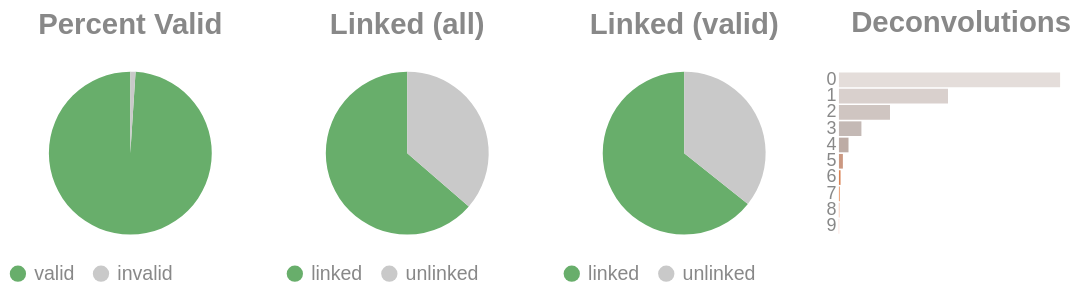

The notebook cell saved with this chart:
### Code cell
if SKIPLR:
    pass
else:
    clash = Counter()
    for i in valids['molecule'].to_list():
        _mol = i.split("-")
        if len(_mol) == 1:
            clash.update('0')
        else:
            clash.update(_mol[-1])

    _d = {"deconvolutions": [], 'count': []}
    for k,v in clash.items():
        _d['deconvolutions'].append(k)
        _d['count'].append(v)

    tot_valid = valids['reads'].sum()
    mask = valids['reads'] >= 2
    n_linked_reads = valids.filter(mask)['reads'].sum()
    if n_linked_reads == 0:
        print_html("No linked molecules (>=2 reads) were detected; skipping linked-only distributions.")
        SKIPLR = True
    else:
        perc_valid = round(tot_valid / n_reads, 4)
        linked_perc_abs = round(n_linked_reads / n_reads, 4)
        linked_perc = round(n_linked_reads / tot_valid, 4)

    _valid = pl.DataFrame({"valids": ['valid', 'invalid'], "count": [tot_valid, n_reads - tot_valid]})
    _linked_abs = pl.DataFrame({"linked (absolute)": ['linked', 'unlinked'], "count": [n_linked_reads, n_reads - n_linked_reads]})
    _linked_rel = pl.DataFrame({"linked (valids)": ['linked', 'unlinked'], "count": [n_linked_reads, tot_valid - n_linked_reads]})

    (
        alt.hconcat(
            piechart(_valid, goodval = 'valid', title = "Percent Valid"),
            piechart(_linked_abs, goodval = "linked", title =  "Linked (all)"),
            piechart(_linked_rel, goodval = "linked", title =  "Linked (valid)"),
            convolutionbar(pl.DataFrame(_d), title = "Deconvolutions"),
            center = True,
            bounds = 'flush'
        )
        .resolve_scale(color='independent')
        .resolve_legend('independent')
        .properties(usermeta={'embedOptions': {"actions": False}})
    ).display()

### Figure 1 — Vega-Lite specification as saved in the notebook (floating-point values rounded to 4 significant figures)
{"width": "container", "height": 400, "config": {"title": {"anchor": "start", "dy": -15, "fontSize": 18, "color": "#888888", "subtitleColor": "#888888", "subtitleFontSize": 14}, "arc": {"fill": "#0072B2"}, "axis": {"domainColor": "#888888", "domainWidth": 0.5, "gridWidth": 0.2, "grid": false, "titleFontWeight": 400, "titleFontSize": 15, "labelFontSize": 11, "labelColor": "#888888", "tickColor": "#888888", "tickWidth": 0.2, "titleColor": "#888888"}, "axisBand": {"grid": false}, "axisX": {"grid": true, "tickSize": 10, "domainCap": "round"}, "axisY": {"domain": false, "grid": true, "tickSize": 0, "domainCap": "round"}, "background": "transparent", "header": {"labelFontSize": 15, "labelColor": "#888888", "titleFontSize": 15, "titleFontWeight": 600, "titleColor": "#888888"}, "legend": {"labelFont": "sans-serif", "labelFontSize": 12, "labelColor": "#888888", "symbolSize": 100, "symbolType": "circle", "titleFontSize": 12, "titlePadding": 10, "titleColor": "#888888", "title": null}, "range": {"category": ["#E69F00", "#56B4E9", "#009E73", "#F0E442", "#0072B2", "#D55E00", "#CC79A7", "#000000"], "diverging": ["#cfe8f3", "#a2d4ec", "#73bfe2", "#46abdb", "#1696d2", "#12719e"]}, "area": {"fill": "#0072B2", "fillOpacity": 0.7, "line": true, "strokeOpacity": 0.7}, "line": {"color": "#0072B2", "stroke": "#0072B2", "strokeWidth": 2}, "trail": {"color": "#0072B2", "stroke": "#0072B2", "strokeWidth": 0, "size": 1}, "point": {"filled": true, "fillOpacity": 1.0, "size": 95}, "text": {"color": "#888888", "fontSize": 11, "align": "right", "fontWeight": 400, "size": 11}, "bar": {"fill": "#0072B2", "stroke": null}, "view": {"stroke": null, "continuousWidth": 660, "continuousHeight": 400}}, "hconcat": [{"data": {"name": "data-368e307d3d8792a0640dd06e93278df7"}, "mark": {"type": "arc"}, "encoding": {"color": {"field": "valids", "legend": {"orient": "bottom", "title": null}, "scale": {"domain": ["valid", "invalid"], "range": ["#68ae6b", "#C9C9C9"]}, "title": "Valids", "type": "nominal"}, "theta": {"field": "count", "type": "quantitative"}, "tooltip": [{"field": "valids", "title": "Valids", "type": "ordinal"}, {"field": "percent", "format": ".2%", "title": "Percent", "type": "quantitative"}, {"field": "count", "title": "Count", "type": "quantitative"}]}, "height": 100, "title": {"text": "Percent Valid", "align": "center", "anchor": "middle"}, "transform": [{"calculate": "datum.count / 6140532", "as": "percent"}], "width": 150}, {"data": {"name": "data-e6e84de19a75f68ad0ec53c05926886e"}, "mark": {"type": "arc"}, "encoding": {"color": {"field": "linked (absolute)", "legend": {"orient": "bottom", "title": null}, "scale": {"domain": ["linked", "unlinked"], "range": ["#68ae6b", "#C9C9C9"]}, "title": "Linked (Absolute)", "type": "nominal"}, "theta": {"field": "count", "type": "quantitative"}, "tooltip": [{"field": "linked (absolute)", "title": "Linked (Absolute)", "type": "ordinal"}, {"field": "percent", "format": ".2%", "title": "Percent", "type": "quantitative"}, {"field": "count", "title": "Count", "type": "quantitative"}]}, "height": 100, "title": {"text": "Linked (all)", "align": "center", "anchor": "middle"}, "transform": [{"calculate": "datum.count / 6140532", "as": "percent"}], "width": 150}, {"data": {"name": "data-35a706a91ea968a0d1946d3efb86062c"}, "mark": {"type": "arc"}, "encoding": {"color": {"field": "linked (valids)", "legend": {"orient": "bottom", "title": null}, "scale": {"domain": ["linked", "unlinked"], "range": ["#68ae6b", "#C9C9C9"]}, "title": "Linked (Valids)", "type": "nominal"}, "theta": {"field": "count", "type": "quantitative"}, "tooltip": [{"field": "linked (valids)", "title": "Linked (Valids)", "type": "ordinal"}, {"field": "percent", "format": ".2%", "title": "Percent", "type": "quantitative"}, {"field": "count", "title": "Count", "type": "quantitative"}]}, "height": 100, "title": {"text": "Linked (valid)", "align": "center", "anchor": "middle"}, "transform": [{"calculate": "datum.count / 6077411", "as": "percent"}], "width": 150}, {"data": {"name": "data-9a6cd26a5d68a2558d0a89c911d15794"}, "mark": {"type": "bar"}, "encoding": {"color": {"field": "deconvolutions", "legend": null, "scale": {"scheme": "lightgreyred"}, "type": "nominal"}, "tooltip": [{"field": "deconvolutions", "title": "Deconvolutions", "type": "ordinal"}, {"field": "percent", "format": ".2%", "title": "Percent", "type": "quantitative"}, {"field": "count", "title": "Count", "type": "quantitative"}], "x": {"axis": null, "field": "count", "type": "quantitative"}, "y": {"field": "deconvolutions", "sort": "ascending", "title": null, "type": "nominal"}}, "height": 100, "title": {"text": "Deconvolutions", "align": "center", "anchor": "middle"}, "transform": [{"calculate": "datum.count / 3437102", "as": "percent"}], "width": 150}], "bounds": "flush", "center": true, "resolve": {"legend": {"angle": "independent"}, "scale": {"color": "independent"}}, "usermeta": {"embedOptions": {"actions": false}}, "$schema": "https://vega.github.io/schema/vega-lite/v6.4.1.json", "datasets": {"data-368e307d3d8792a0640dd06e93278df7": [{"valids": "valid", "count": 6077411}, {"valids": "invalid", "count": 63121}], "data-e6e84de19a75f68ad0ec53c05926886e": [{"linked (absolute)": "linked", "count": 3907381}, {"linked (absolute)": "unlinked", "count": 2233151}], "data-35a706a91ea968a0d1946d3efb86062c": [{"linked (valids)": "linked", "count": 3907381}, {"linked (valids)": "unlinked", "count": 2170030}], "data-9a6cd26a5d68a2558d0a89c911d15794": [{"deconvolutions": "0", "count": 1810263}, {"deconvolutions": "1", "count": 892751}, {"deconvolutions": "2", "count": 417863}, {"deconvolutions": "3", "count": 183985}, {"deconvolutions": "4", "count": 78358}, {"deconvolutions": "5", "count": 32287}, {"deconvolutions": "6", "count": 13169}, {"deconvolutions": "7", "count": 5339}, {"deconvolutions": "8", "count": 2201}, {"deconvolutions": "9", "count": 886}]}}
